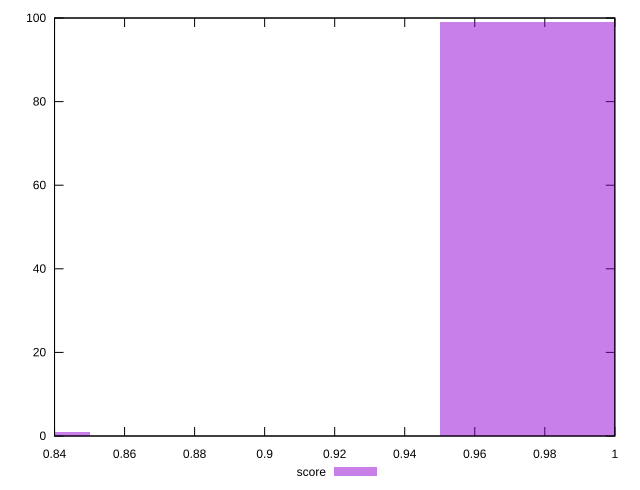

Reproduce this figure in gnuplot.
reset

$score <<EOF
0.8 1
1 99
EOF

set key outside below
set boxwidth 0.1
set xrange [0.84:1]
set yrange [0:100]
set trange [0:100]
set style fill transparent solid 0.5 noborder
set terminal svg size 640, 490 enhanced background rgb 'white'
set output "report_00018_2021-02-10T15-25-16.877Z/estimated-input-latency/samples/pages+cached/score/histogram.svg"

plot $score title "score" with boxes

reset
